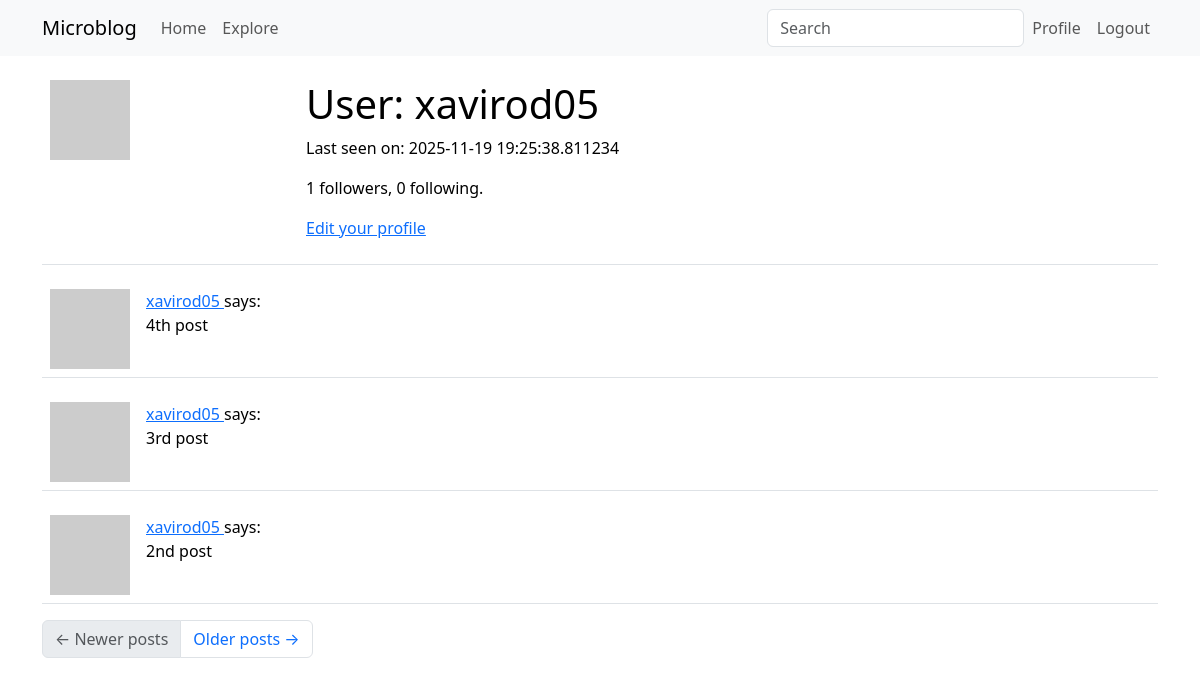
The app's page /user/xavirod05 (signed in), older data.
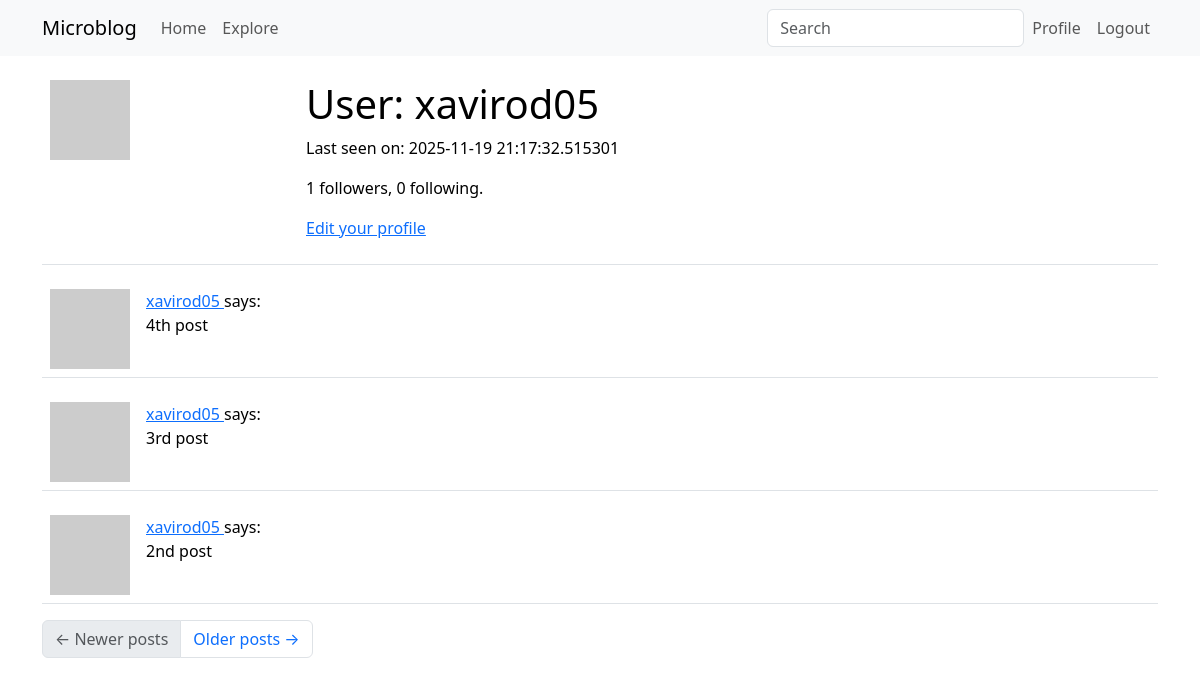
The same page, newer data.
### app/models.py (models this page shows, shortened)
class User(UserMixin, db.Model):
    id: so.Mapped[int] = so.mapped_column(primary_key=True)
    username: so.Mapped[str] = so.mapped_column(sa.String(64), index=True,
                                                unique=True)
    email: so.Mapped[str] = so.mapped_column(sa.String(120), index=True,
                                             unique=True)
    password_hash: so.Mapped[Optional[str]] = so.mapped_column(sa.String(256))
    about_me: so.Mapped[Optional[str]] = so.mapped_column(sa.String(140))
    last_seen: so.Mapped[Optional[datetime]] = so.mapped_column(
        default=lambda: datetime.now(timezone.utc))
    posts: so.WriteOnlyMapped['Post'] = so.relationship(
        back_populates='author')
    following: so.WriteOnlyMapped['User'] = so.relationship(
        secondary=followers, primaryjoin=(followers.c.follower_id == id),
        secondaryjoin=(followers.c.followed_id == id),
        back_populates='followers')
    followers: so.WriteOnlyMapped['User'] = so.relationship(
        secondary=followers, primaryjoin=(followers.c.followed_id == id),
        secondaryjoin=(followers.c.follower_id == id),
        back_populates='following')
    def avatar(self, size):
        digest = md5(self.email.lower().encode('utf-8')).hexdigest()
        return f'https://www.gravatar.com/avatar/{digest}?d=identicon&s={size}'
    def followers_count(self):
        query = sa.select(sa.func.count()).select_from(
            self.followers.select().subquery())
        return db.session.scalar(query)
    def following_count(self):
        query = sa.select(sa.func.count()).select_from(
            self.following.select().subquery())
        return db.session.scalar(query)

class SearchableMixin(object):
    @classmethod
    def before_commit(cls, session):
        session._changes = {
            'add': list(session.new),
            'update': list(session.dirty),
            'delete': list(session.deleted)
        }
    @classmethod
    def after_commit(cls, session):
        for obj in session._changes['add']:
            if isinstance(obj, SearchableMixin):
                add_to_index(obj.__tablename__, obj)
        for obj in session._changes['update']:
            if isinstance(obj, SearchableMixin):
                add_to_index(obj.__tablename__, obj)
        for obj in session._changes['delete']:
            if isinstance(obj, SearchableMixin):
                remove_from_index(obj.__tablename__, obj)
        session._changes = None

class Post(SearchableMixin, db.Model):
    __searchable__ = ['body']
    id: so.Mapped[int] = so.mapped_column(primary_key=True)
    body: so.Mapped[str] = so.mapped_column(sa.String(140))
    timestamp: so.Mapped[datetime] = so.mapped_column(
        index=True, default=lambda: datetime.now(timezone.utc))
    user_id: so.Mapped[int] = so.mapped_column(sa.ForeignKey(User.id),
                                               index=True)
    language: so.Mapped[Optional[str]] = so.mapped_column(sa.String(5))
    author: so.Mapped[User] = so.relationship(back_populates='posts')

### app/main/routes.py (the view)
@bp.route('/user/<username>')
@login_required
def user(username):
    user = db.first_or_404(sa.select(User).where(User.username == username))
    page = request.args.get('page', 1, type=int)
    query = user.posts.select().order_by(Post.timestamp.desc())
    posts = db.paginate(query, page=page,
                        per_page=current_app.config['POSTS_PER_PAGE'],
                        error_out=False)
    next_url = url_for('main.user', username=user.username,
                       page=posts.next_num) if posts.has_next else None
    prev_url = url_for('main.user', username=user.username,
                       page=posts.prev_num) if posts.has_prev else None
    form = EmptyForm()
    return render_template('user.html', user=user, posts=posts.items,
                           next_url=next_url, prev_url=prev_url, form=form)

### app/main/forms.py
class SearchForm(FlaskForm):
    q = StringField(_l('Search'), validators=[DataRequired()])
    def __init__(self, *args, **kwargs):
        if 'formdata' not in kwargs:
            kwargs['formdata'] = request.args
        if 'meta' not in kwargs:
            kwargs['meta'] = {'csrf': False}
        super(SearchForm, self).__init__(*args, **kwargs)

class EmptyForm(FlaskForm):
    submit = SubmitField('Submit')

### app/__init__.py (called while the page is built)
def get_locale():
    return request.accept_languages.best_match(current_app.config['LANGUAGES'])

### app/main/routes.py (called while the page is built)
@bp.before_app_request
def before_request():
    if current_user.is_authenticated:
        current_user.last_seen = datetime.now(timezone.utc)
        db.session.commit()
        g.search_form = SearchForm()
    g.locale = str(get_locale())

### app/models.py (called while the page is built)
@login.user_loader
def load_user(id):
    return db.session.get(User, int(id))

### app/templates/user.html (shortened to what this page needs)
{% extends "base.html" %}
{% block content %}
    <table class="table table-hover">
        <tr>
            <td width="256px"><img src="{{ user.avatar(256) }}"></td>
            <td>
                <h1>User: {{ user.username }}</h1>
                {% if user.last_seen %}<p>Last seen on: {{ user.last_seen }}</p>{% endif %}
                <p>{{ user.followers_count() }} followers, {{ user.following_count() }} following.</p>
                {% if user == current_user %}
                <p><a href="{{ url_for('edit_profile') }}">Edit your profile</a></p>
                {% endif %}
            </td>
        </tr>
    </table>
    {% for post in posts %}
        {% include '_post.html' %}
    {% endfor %}
    <nav aria-label="Post navigation">
        <ul class="pagination">
            <li class="page-item{% if not prev_url %} disabled{% endif %}">
                <a class="page-link" href="{{ prev_url }}">
                    <span aria-hidden="true">&larr;</span> Newer posts
                </a>
            </li>
            <li class="page-item{% if not next_url %} disabled{% endif %}">
                <a class="page-link" href="{{ next_url }}">
                    Older posts <span aria-hidden="true">&rarr;</span>
                </a>
            </li>
        </ul>
    </nav>
{% endblock %}

### app/templates/base.html (shortened to what this page needs)
<!doctype html>
<html lang="en">
  <head>
    <link
        href="https://cdn.jsdelivr.net/npm/bootstrap@5.3.2/dist/css/bootstrap.min.css"
        rel="stylesheet"
>
  </head>
  <body>
    <nav class="navbar navbar-expand-lg bg-body-tertiary">
      <div class="container">
        <a class="navbar-brand" href="{{ url_for('main.index') }}">Microblog</a>
        <div class="collapse navbar-collapse" id="navbarSupportedContent">
          <ul class="navbar-nav me-auto mb-2 mb-lg-0">
            <li class="nav-item">
              <a class="nav-link" aria-current="page" href="{{ url_for('main.index') }}">{{ _('Home') }}</a>
            </li>
            <li class="nav-item">
              <a class="nav-link" aria-current="page" href="{{ url_for('main.explore') }}">{{ _('Explore') }}</a>
            </li>
          </ul>
          {% if g.search_form %}
          <form class="navbar-form navbar-left" method="get"
              action="{{ url_for('main.search') }}">
            <div class="form-group">
              {{ g.search_form.q(size=20, class='form-control',
                placeholder=g.search_form.q.label.text) }}
            </div>
          </form>
          {% endif %}
          <ul class="navbar-nav mb-2 mb-lg-0">
            {% if current_user.is_anonymous %}
            <li class="nav-item">
              <a class="nav-link" aria-current="page" href="{{ url_for('auth.login') }}">{{ _('Login') }}</a>
            </li>
            {% else %}
            <li class="nav-item">
              <a class="nav-link" aria-current="page" href="{{ url_for('main.user', username=current_user.username) }}">{{ _('Profile') }}</a>
            </li>
            <li class="nav-item">
              <a class="nav-link" aria-current="page" href="{{ url_for('auth.logout') }}">{{ _('Logout') }}</a>
            </li>
            {% endif %}
          </ul>
        </div>
      </div>
    </nav>
    <div class="container mt-3">
      {% block content %}{% endblock %}
    </div>
  </body>
</html>

### app/templates/_post.html
    <table class="table table-hover">
        <tr>
            <td width="70px">
                <a href="{{ url_for('user', username=post.author.username) }}">
                    <img src="{{ post.author.avatar(70) }}" />
                </a>
            </td>
            <td>
                <a href="{{ url_for('user', username=post.author.username) }}">
                    {{ post.author.username }}
                </a>
                says:
                <br>
                {{ post.body }}
            </td>
        </tr>
    </table>

Row changes from the older to the newer data that the page shows:
changed User "xavirod05": last_seen "2025-11-19 19:25:38.811234" → "2025-11-19 21:17:32.515301"
